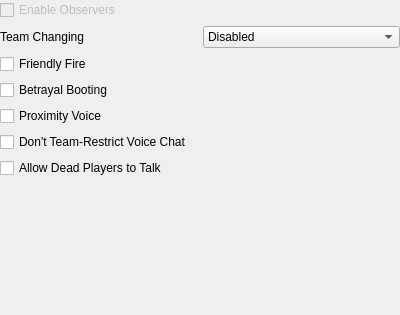
<?xml version="1.0" encoding="UTF-8"?>
<ui version="4.0">
 <class>PageMPSettingsSocial</class>
 <widget class="QWidget" name="PageMPSettingsSocial">
  <property name="geometry">
   <rect>
    <x>0</x>
    <y>0</y>
    <width>400</width>
    <height>315</height>
   </rect>
  </property>
  <property name="sizePolicy">
   <sizepolicy hsizetype="Expanding" vsizetype="Expanding">
    <horstretch>0</horstretch>
    <verstretch>0</verstretch>
   </sizepolicy>
  </property>
  <property name="windowTitle">
   <string>Form</string>
  </property>
  <layout class="QGridLayout" name="gridLayout">
   <property name="leftMargin">
    <number>0</number>
   </property>
   <property name="topMargin">
    <number>0</number>
   </property>
   <property name="rightMargin">
    <number>0</number>
   </property>
   <property name="bottomMargin">
    <number>0</number>
   </property>
   <item row="1" column="1">
    <widget class="QComboBox" name="fieldTeamChanging">
     <item>
      <property name="text">
       <string>Disabled</string>
      </property>
     </item>
     <item>
      <property name="text">
       <string>Enabled</string>
      </property>
     </item>
     <item>
      <property name="text">
       <string>Balancing Only</string>
      </property>
     </item>
    </widget>
   </item>
   <item row="0" column="0" colspan="2">
    <widget class="QCheckBox" name="fieldObservers">
     <property name="enabled">
      <bool>false</bool>
     </property>
     <property name="text">
      <string>Enable Observers</string>
     </property>
    </widget>
   </item>
   <item row="1" column="0">
    <widget class="QLabel" name="labelTeamChanging">
     <property name="text">
      <string>Team Changing</string>
     </property>
     <property name="buddy">
      <cstring>fieldTeamChanging</cstring>
     </property>
    </widget>
   </item>
   <item row="2" column="0" colspan="2">
    <widget class="QCheckBox" name="fieldFriendlyFire">
     <property name="text">
      <string>Friendly Fire</string>
     </property>
    </widget>
   </item>
   <item row="3" column="0" colspan="2">
    <widget class="QCheckBox" name="fieldBetrayalBooting">
     <property name="text">
      <string>Betrayal Booting</string>
     </property>
    </widget>
   </item>
   <item row="6" column="0">
    <widget class="QCheckBox" name="fieldDeadVoice">
     <property name="text">
      <string>Allow Dead Players to Talk</string>
     </property>
    </widget>
   </item>
   <item row="5" column="0" colspan="2">
    <widget class="QCheckBox" name="fieldGlobalVoice">
     <property name="text">
      <string>Don't Team-Restrict Voice Chat</string>
     </property>
    </widget>
   </item>
   <item row="4" column="0" colspan="2">
    <widget class="QCheckBox" name="fieldProximityVoice">
     <property name="toolTip">
      <string>If enabled, players will be able to hear voice chat from any physically nearby enemies during team games.</string>
     </property>
     <property name="text">
      <string>Proximity Voice</string>
     </property>
    </widget>
   </item>
   <item row="7" column="0" colspan="2">
    <spacer name="verticalSpacer">
     <property name="orientation">
      <enum>Qt::Vertical</enum>
     </property>
     <property name="sizeHint" stdset="0">
      <size>
       <width>20</width>
       <height>40</height>
      </size>
     </property>
    </spacer>
   </item>
  </layout>
 </widget>
 <tabstops>
  <tabstop>fieldObservers</tabstop>
  <tabstop>fieldTeamChanging</tabstop>
  <tabstop>fieldFriendlyFire</tabstop>
  <tabstop>fieldBetrayalBooting</tabstop>
  <tabstop>fieldProximityVoice</tabstop>
  <tabstop>fieldGlobalVoice</tabstop>
  <tabstop>fieldDeadVoice</tabstop>
 </tabstops>
 <resources/>
 <connections/>
</ui>
